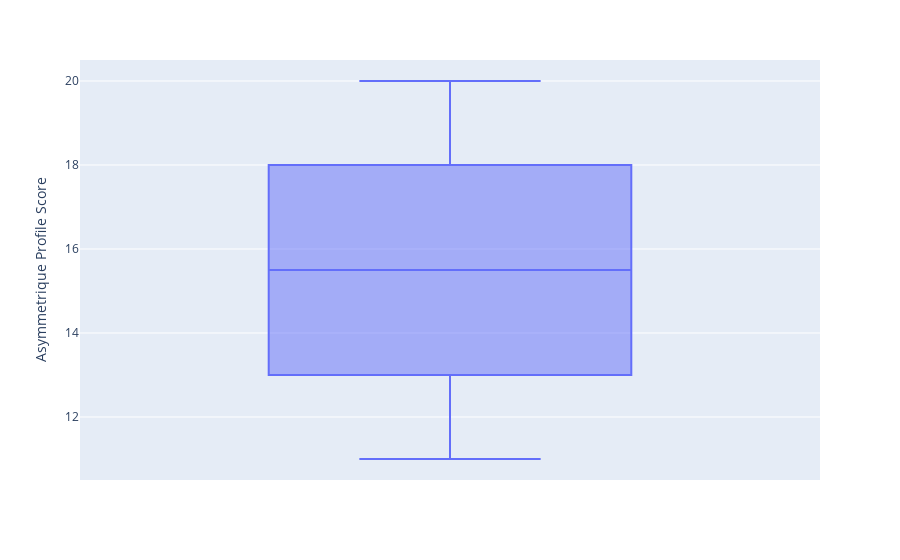

The notebook cell saved with this chart:
### Code cell
fig = px.box(df4, y="Asymmetrique Profile Score")
fig.show()

### Figure 1 — Plotly figure (JSON) as saved in the notebook; plotly's stock layout.template omitted (floating-point values rounded to 4 significant figures)
{"data": [{"alignmentgroup": "True", "hovertemplate": "Asymmetrique Profile Score=%{y}<extra></extra>", "legendgroup": "", "marker": {"color": "#636efa"}, "name": "", "notched": false, "offsetgroup": "", "orientation": "v", "showlegend": false, "type": "box", "x0": " ", "xaxis": "x", "y": [11, 12, 13, 14, 15, 16, 17, 18, 19, 20], "y0": " ", "yaxis": "y"}], "layout": {"boxmode": "group", "legend": {"tracegroupgap": 0}, "margin": {"t": 60}, "xaxis": {"anchor": "y", "domain": [0, 1]}, "yaxis": {"anchor": "x", "domain": [0, 1], "title": {"text": "Asymmetrique Profile Score"}}}}
